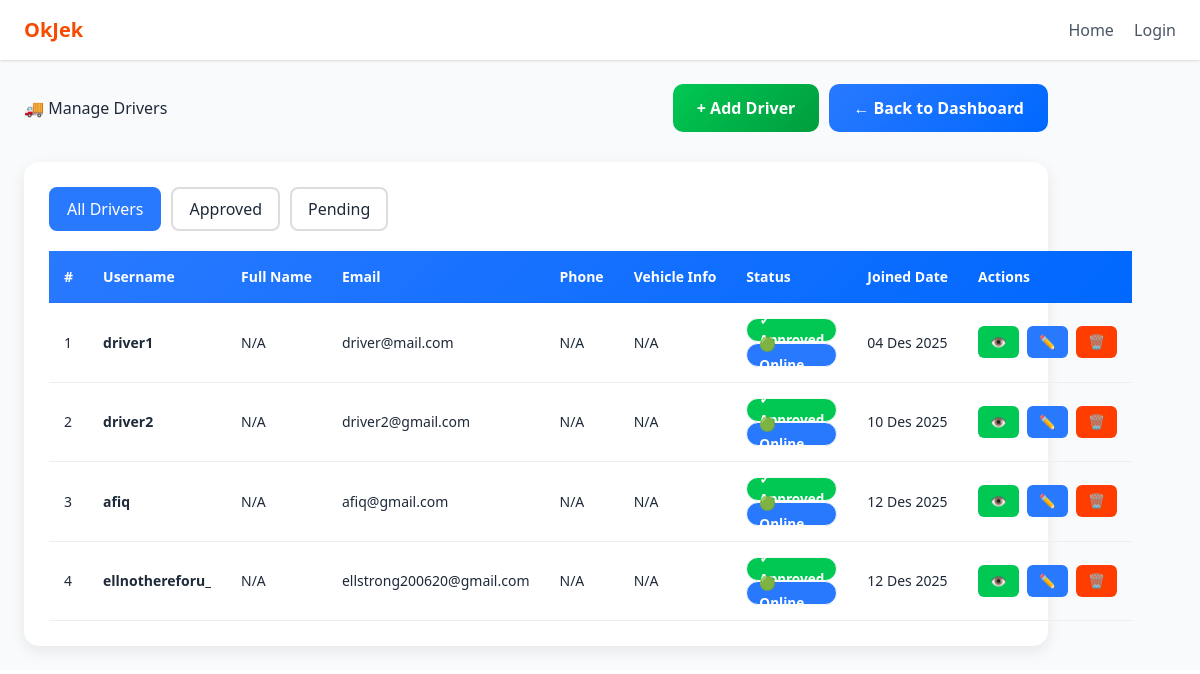
/drivers/ (signed in), run on the app's committed database.
### accounts/models.py (models this page shows, shortened)
class User(AbstractUser):
    ROLE_CHOICES = (
        ('admin', 'Administrator'),
        ('restaurant', 'Restaurant'),
        ('driver', 'Driver'),
        ('customer', 'Customer'),
    )
    role = models.CharField(max_length=20, choices=ROLE_CHOICES, default='customer')
    is_approved = models.BooleanField(default=False)

### accounts/views.py (the view)
# urls.py: path("drivers/", views.manage_drivers, name="drivers"),
@admin_required
def manage_drivers(request):
    drivers = User.objects.filter(role="driver")
    return render(request, "adminpanel/drivers.html", {"drivers": drivers})

### accounts/views.py (called while the page is built)
def admin_required(view_func):
    return user_passes_test(lambda u: u.is_authenticated and u.role == "admin")(view_func)

### templates/adminpanel/drivers.html (shortened to what this page needs)
{% extends "base.html" %}
{% load static %}
{% block content %}
<div class="container mt-5">
    <div class="page-header">
        <h1 class="fw-bold">🚚 Manage Drivers</h1>
        <div class="header-actions">
            <button onclick="openAddModal()" class="btn-success">+ Add Driver</button>
            <a href="{% url 'accounts:admin_dashboard' %}" class="btn-primary">← Back to Dashboard</a>
        </div>
    </div>
    <div class="table-container">
        <div class="filter-section">
            <button class="filter-btn active" onclick="filterDrivers('all')">All Drivers</button>
            <button class="filter-btn" onclick="filterDrivers('approved')">Approved</button>
            <button class="filter-btn" onclick="filterDrivers('pending')">Pending</button>
        </div>
        {% if drivers %}
        <table class="table">
            <thead>
                <tr>
                    <th>#</th>
                    <th>Username</th>
                    <th>Full Name</th>
                    <th>Email</th>
                    <th>Phone</th>
                    <th>Vehicle Info</th>
                    <th>Status</th>
                    <th>Joined Date</th>
                    <th>Actions</th>
                </tr>
            </thead>
            <tbody>
                {% for driver in drivers %}
                <tr data-status="{% if driver.is_approved %}approved{% else %}pending{% endif %}">
                    <td>{{ forloop.counter }}</td>
                    <td><strong>{{ driver.username }}</strong></td>
                    <td>
                        {% if driver.driverprofile %}
                        {{ driver.driverprofile.full_name|default:"N/A" }}
                        {% else %}
                        N/A
                        {% endif %}
                    </td>
                    <td>{{ driver.email }}</td>
                    <td>
                        {% if driver.driverprofile %}
                        {{ driver.driverprofile.phone|default:"N/A" }}
                        {% else %}
                        N/A
                        {% endif %}
                    </td>
                    <td>
                        {% if driver.driverprofile %}
                        <strong>{{ driver.driverprofile.vehicle_type|default:"N/A" }}</strong>
                        <br><small>{{ driver.driverprofile.vehicle_number|default:"N/A" }}</small>
                        {% else %}
                        N/A
                        {% endif %}
                    </td>
                    <td>
                        {% if driver.is_approved %}
                        <span class="badge badge-success">✓ Approved</span>
                        {% else %}
                        <span class="badge badge-warning">⏳ Pending</span>
                        <form method="POST" action="{% url 'accounts:approve_user' driver.id %}" style="display: inline; margin-left: 5px;">
                            {% csrf_token %}
                            <button type="submit" class="btn-approve">Approve</button>
                        </form>
                        {% endif %}
                        {% if driver.is_active %}
                        <span class="badge badge-info">🟢 Online</span>
                        {% else %}
                        <span class="badge badge-danger">⚫ Offline</span>
                        {% endif %}
                    </td>
                    <td>{{ driver.date_joined|date:"d M Y" }}</td>
                    <td>
                        <div class="action-buttons">
                            <button onclick="viewDriver({{ driver.id }})" class="btn-sm btn-view" title="View Details">👁️</button>
                            <button onclick="editDriver({{ driver.id }})" class="btn-sm btn-edit" title="Edit">✏️</button>
                            <form method="POST" action="{% url 'accounts:delete_driver' driver.id %}" style="display: inline;" onsubmit="return confirm('Are you sure you want to delete this driver?');">
                                <button type="submit" class="btn-sm btn-delete" title="Delete">🗑️</button>
                            </form>
                        </div>
                    </td>
                </tr>
                {% endfor %}
            </tbody>
        </table>
        {% else %}
        <div class="empty-state">
            <h3>🚚 No Drivers Yet</h3>
            <p>There are no registered drivers in the system.</p>
            <button onclick="openAddModal()" class="btn-success" style="margin-top: 20px;">+ Add First Driver</button>
        </div>
        {% endif %}
    </div>
</div>
{% endblock %}

### templates/adminpanel/drivers.html (style rules this page uses)
.page-header { display: flex; justify-content: space-between; align-items: center; margin-bottom: 30px; }
.btn-primary { background: linear-gradient(135deg, #2979ff, #0068ff); color: white; padding: 12px 24px; border-radius: 10px; text-decoration: none; border: none; font-weight: 600; transition: 0.2s ease; cursor: pointer; display: inline-block; }
.btn-success { background: linear-gradient(135deg, #00c853, #009d3d); color: white; padding: 12px 24px; border-radius: 10px; text-decoration: none; border: none; font-weight: 600; transition: 0.2s ease; cursor: pointer; display: inline-block; }
.header-actions { display: flex; gap: 10px; }
.table-container { background: white; border-radius: 15px; padding: 25px; box-shadow: 0 5px 15px rgba(0,0,0,0.08); }
.table { width: 100%; border-collapse: collapse; }
.table thead { background: linear-gradient(135deg, #2979ff, #0068ff); color: white; }
.table th { padding: 15px; text-align: left; font-weight: 600; }
.table td { padding: 15px; border-bottom: 1px solid #eee; }
.badge { padding: 6px 12px; border-radius: 20px; font-size: 0.85rem; font-weight: 600; }
.badge-success { background-color: #00c853; color: white; }
.badge-info { background-color: #2979ff; color: white; }
.action-buttons { display: flex; gap: 8px; }
.btn-sm { padding: 6px 12px; border-radius: 6px; border: none; cursor: pointer; font-size: 0.85rem; text-decoration: none; transition: 0.2s ease; }
.btn-edit { background-color: #2979ff; color: white; }
.btn-delete { background-color: #ff3d00; color: white; }
.btn-view { background-color: #00c853; color: white; }
.filter-section { margin-bottom: 20px; display: flex; gap: 10px; }
.filter-btn { padding: 8px 16px; border-radius: 8px; border: 2px solid #ddd; background: white; cursor: pointer; transition: 0.2s ease; }
.filter-btn:hover, .filter-btn.active { border-color: #2979ff; background-color: #2979ff; color: white; }

### data on the page
User: username "driver1", email "driver@mail.com", is_approved True (drawn), is_active True (drawn), date_joined "04 Des 2025"
User: username "driver2", email "driver2@gmail.com", is_approved True (drawn), is_active True (drawn), date_joined "10 Des 2025"
User: username "afiq", email "afiq@gmail.com", is_approved True (drawn), is_active True (drawn), date_joined "12 Des 2025"
User: username "ellnothereforu_", email "ellstrong200620@gmail.com", is_approved True (drawn), is_active True (drawn), date_joined "12 Des 2025"
